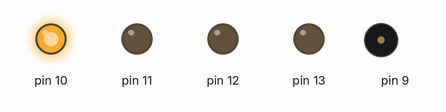
A sketch run on a simulated Arduino Uno, built with avr-gcc and run on an emulated ATmega328P. Shown: output pins drawn as LEDs (lit = HIGH), buzzer (waves = sounding).

Above: at 0.1 s.
At 0.5 s:
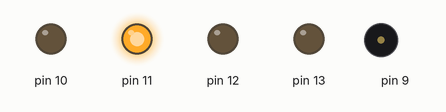
At 0.9 s:
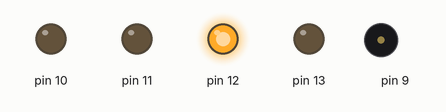
At 1.7 s:
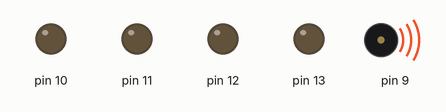
At 2.5 s:
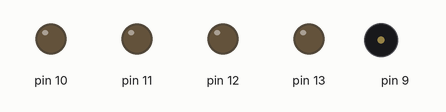
At 3.7 s:
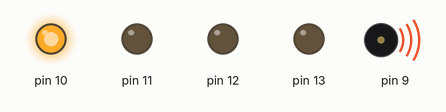
Timing chart, 0 to 4.1 s (numbered marks = the images above):
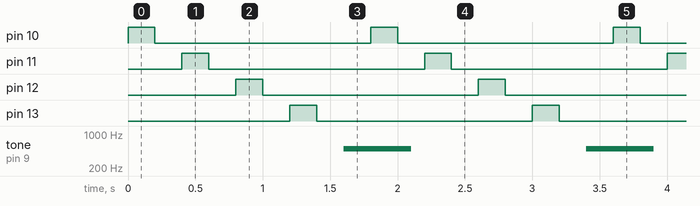

Measured:
- by itself, pin 10–13: alternates HIGH for 0.20 s and LOW for 1.6 s
- by itself, tone on pin 9: alternates 500 Hz for 0.50 s and silent for 1.3 s

The sketch:

Proyecto1.ino
```cpp
void setup() {


  for ( int i = 10 ; i <= 13 ; i++)
  {
    pinMode(i, OUTPUT);

  }

}


void loop() {

  for (int i=10 ; i <= 13 ; i++)
  {
       digitalWrite( i , HIGH) ;
       delay (200) ;
       digitalWrite( i , LOW);
       delay (200) ;

  }
    tone(9,500,500);
       delay(200);

}
```
